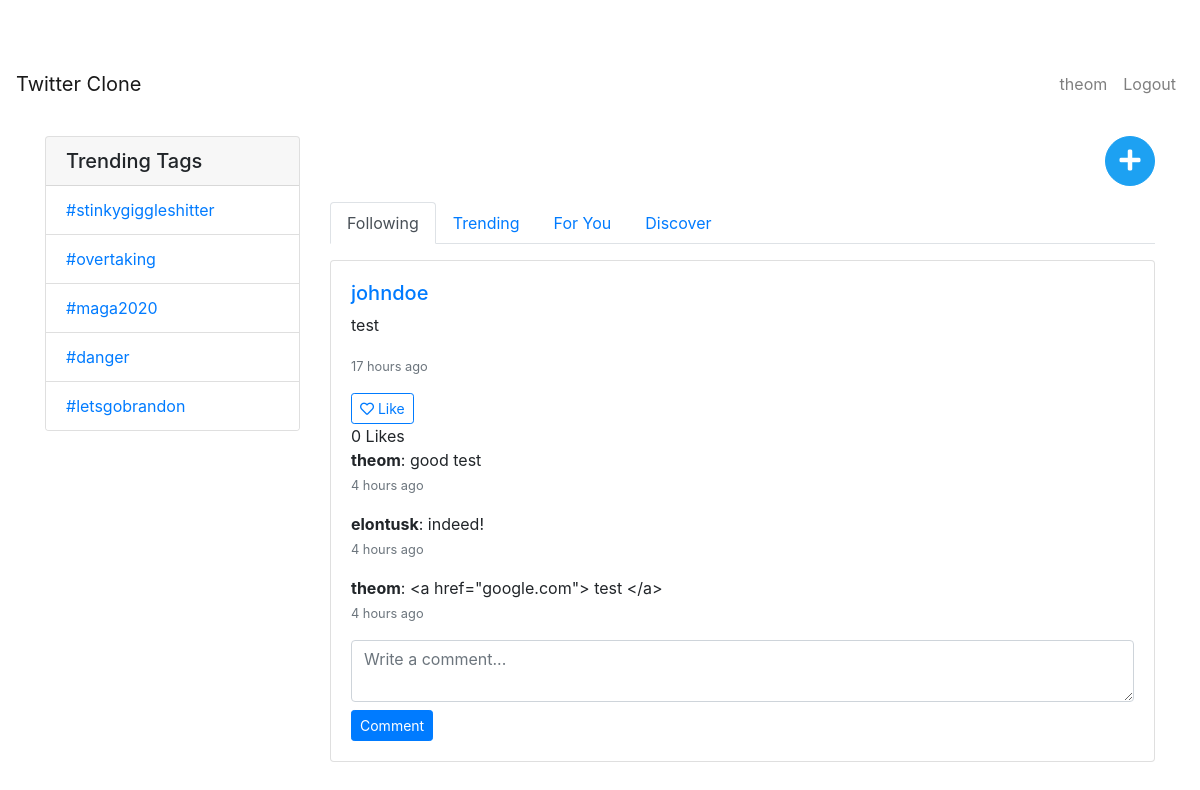
The page / (signed in) on the database its author committed.
### hashtags/models.py (models this page shows, shortened)
class Hashtag(models.Model):
    name = models.CharField(max_length=100, unique=True)

### posts/models.py (models this page shows, shortened)
class Post(models.Model):
    content = models.TextField(max_length=280)
    author = models.ForeignKey(User, on_delete=models.CASCADE, related_name='posts')
    created_at = models.DateTimeField(auto_now_add=True)
    hashtags = models.ManyToManyField(Hashtag, blank=True, related_name='posts')
    likes = models.ManyToManyField(User, blank=True, related_name='liked_posts')
    def total_likes(self):
        return self.likes.count()

### comments/models.py (models this page shows, shortened)
class Comment(models.Model):
    post = models.ForeignKey(
        Post, on_delete=models.CASCADE, related_name='comments'
    )
    author = models.ForeignKey(
        User, on_delete=models.CASCADE, related_name='comments'
    )
    content = models.TextField(max_length=280)
    created_at = models.DateTimeField(auto_now_add=True)
    hashtags = models.ManyToManyField(Hashtag, blank=True, related_name='comments')

### posts/views.py (the view, shortened to what this page needs)
# urls.py: path('', views.home_view, name='home'),
@login_required
def home_view(request):
    if request.method == 'POST':
        form = PostForm(request.POST)
        if form.is_valid():
            new_post = form.save(commit=False)
            new_post.author = request.user
            new_post.save()
            hashtags = extract_hashtags(new_post.content)
            new_post.hashtags.set(hashtags)
            return redirect('home')
    else:
        form = PostForm()
    time_threshold = timezone.now() - timedelta(hours=24)
    following_profiles = request.user.profile.following.all()
    following_posts = Post.objects.filter(author__profile__in=following_profiles)
    all_users = User.objects.exclude(id=request.user.id)
    random_user_ids = all_users.values_list('id', flat=True)
    random_user_ids = list(random_user_ids)
    random.shuffle(random_user_ids)
    random_user_ids = random_user_ids[:10]
    trending_posts = Post.objects.filter(author__id__in=random_user_ids)
    prefetch_fields = [
        'hashtags',
        'comments__author',
        'comments__hashtags',
    ]
    select_fields = ['author']
    following_posts = following_posts.select_related(*select_fields).prefetch_related(*prefetch_fields).order_by('-created_at')
    trending_posts = trending_posts.select_related(*select_fields).prefetch_related(*prefetch_fields).order_by('-created_at')[:20]
    trending_hashtags = (
        Hashtag.objects.annotate(
            recent_post_count=Count('posts', filter=Q(posts__created_at__gte=time_threshold))
        )
        .filter(recent_post_count__gt=0)
        .order_by('-recent_post_count')[:5]
    )
    query = request.GET.get('q', '')
    user_results = []
    post_results = []
    recommended_posts = recommend_posts_hybrid(request.user, 10)
    context = {
        'form': form,
        'following_posts': following_posts,
        'trending_posts': trending_posts,
        'trending_hashtags': trending_hashtags,
        'query': query,
        'user_results': user_results,
        'post_results': post_results,
        "recommended_posts":recommended_posts,
    }
    return render(request, 'home.html', context)

### posts/forms.py (shortened to what this page needs)
class PostForm(forms.ModelForm):
    content = forms.CharField(
        label='',
        widget=forms.Textarea(attrs={
            'rows': 3,
            'placeholder': "What's happening?",
            'class': 'form-control',
        })
    )
    class Meta:
        model = Post
        fields = ['content']

### hashtags/templatetags/hashtags_extras.py (called while the page is built)
@register.filter
def link_hashtags(text):
    text = escape(text)
    def replace(match):
        hashtag = match.group(1)
        url = reverse('hashtags:hashtag_detail', args=[hashtag.lower()])
        link = f'<a href="{url}">#{hashtag}</a>'
        return link
    regex = r'#(\w+)'
    return mark_safe(re.sub(regex, replace, text))

### posts/recommendations.py (called while the page is built)
def recommend_posts_content_based(user, num_recommendations=10):
    liked_tags = Hashtag.objects.filter(posts__likes=user).distinct()
    similar_posts = Post.objects.filter(
        hashtags__in=liked_tags
    ).exclude(
        likes=user
    ).annotate(
        common_tag_count=Count('hashtags')
    ).order_by('-common_tag_count', '-created_at').distinct()[:num_recommendations]
    return similar_posts

def recommend_posts_from_similar_users(user, num_similar_users=50, num_recommendations=10):
    user_liked_posts = Post.objects.filter(likes=user)
    similar_users = User.objects.filter(
        liked_posts__in=user_liked_posts
    ).exclude(
        id=user.id
    ).annotate(
        similarity_score=Count('liked_posts')
    ).order_by('-similarity_score')[:num_similar_users]
    similar_users_posts = Post.objects.filter(
        likes__in=similar_users
    ).exclude(
        likes=user
    ).annotate(
        like_count=Count('likes')
    ).order_by('-like_count', '-created_at').distinct()[:num_recommendations]
    return similar_users_posts

def recommend_posts_hybrid(user, num_recommendations=10):
    content_based_posts = recommend_posts_content_based(user, num_recommendations * 2)
    collaborative_posts = recommend_posts_from_similar_users(user, num_similar_users=50, num_recommendations=num_recommendations * 2)
    combined_posts = (content_based_posts | collaborative_posts).distinct()
    combined_posts = combined_posts.annotate(
        score=Count('likes') + Count('hashtags')
    )
    recommended_posts = combined_posts.order_by('-score', '-likes', '-created_at')[:num_recommendations]
    return recommended_posts

### templates/home.html (shortened to what this page needs)
{% extends 'base.html' %}
{% load static %}
{% load humanize %}
{% load hashtags_extras %}
{% block content %}
<div class="container mt-4">
    <div class="row">
        <aside class="col-md-3 sidebar">
            {% include 'hashtags/partials/trending_tags.html' %}
        </aside>
        <main class="col-md-9">
            <div class="text-right mb-3">
                <button id="new-post-button" class="btn btn-primary btn-circle">
                    <i class="fas fa-plus"></i>
                </button>
            </div>
            <ul class="nav nav-tabs mb-3" id="feedTabs" role="tablist">
                <li class="nav-item">
                    <a class="nav-link {% if not query %}active{% endif %}" id="following-tab" data-toggle="tab" href="#following" role="tab" aria-controls="following" aria-selected="{% if not query %}true{% else %}false{% endif %}">Following</a>
                </li>
                <li class="nav-item">
                    <a class="nav-link" id="trending-tab" data-toggle="tab" href="#trending" role="tab" aria-controls="trending" aria-selected="false">Trending</a>
                </li>
                <li class="nav-item">
                    <a class="nav-link" id="for-you-tab" data-toggle="tab" href="#for-you" role="tab" aria-controls="for-you" aria-selected="false">For You</a>
                </li>
                <li class="nav-item">
                    <a class="nav-link {% if query %}active{% endif %}" id="discover-tab" data-toggle="tab" href="#discover" role="tab" aria-controls="discover" aria-selected="{% if query %}true{% else %}false{% endif %}">Discover</a>
                </li>
            </ul>
            <div class="tab-content" id="feedTabsContent">
                <div class="tab-pane fade {% if not query %}show active{% endif %}" id="following" role="tabpanel" aria-labelledby="following-tab">
                    {% if following_posts %}
                        {% for post in following_posts %}
                            {% include 'posts/partials/post_card.html' with post=post %}
                        {% endfor %}
                    {% else %}
                        <p>No posts to show. Follow some users to see their posts here.</p>
                    {% endif %}
                </div>
            </div>
        </main>
    </div>
</div>
{% endblock %}

### templates/base.html (shortened to what this page needs)
{% load static %}
<!DOCTYPE html>
<html lang="en">
<head>
    <link rel="stylesheet" href="https://stackpath.bootstrapcdn.com/bootstrap/4.5.2/css/bootstrap.min.css">
    <link rel="stylesheet" href="{% static 'css/style.css' %}">
    <link rel="stylesheet" href="https://cdnjs.cloudflare.com/ajax/libs/font-awesome/5.15.1/css/all.min.css">
</head>
<body>
    <nav class="navbar navbar-expand-lg navbar-light">
        <a class="navbar-brand" href="{% url 'home' %}">Twitter Clone</a>
        <ul class="navbar-nav ml-auto">
            {% if user.is_authenticated %}
                <li class="nav-item">
                    <a class="nav-link" href="{% url 'profile' user.username %}">{{ user.username }}</a>
                </li>
                <li class="nav-item">
                    <a class="nav-link" href="{% url 'logout' %}">Logout</a>
                </li>
            {% endif %}
        </ul>
    </nav>
    {% block content %}
    {% endblock %}
</body>
</html>

### hashtags/templates/hashtags/partials/trending_tags.html (shortened to what this page needs)
<div class="card mb-4">
    <div class="card-header">
        <h5 class="mb-0">Trending Tags</h5>
    </div>
    <ul class="list-group list-group-flush">
        {% for hashtag in trending_hashtags %}
            <li class="list-group-item d-flex justify-content-between align-items-center">
                <a href="{% url 'hashtags:hashtag_detail' hashtag.name %}">#{{ hashtag.name }}</a>
            </li>
        {% empty %}
            <li class="list-group-item">
                No trending hashtags in the last 24 hours.
            </li>
        {% endfor %}
    </ul>
</div>

### posts/templates/posts/partials/post_card.html
<div class="card mb-3">
    <div class="card-body">
        {% include 'posts/partials/post_content.html' %}
        <div class="d-flex justify-content-between align-items-center">
            <div id="like-button-{{ post.id }}">
                {% include 'posts/partials/like_button.html' %}
            </div>
        </div>
        {% include 'comments/partials/comment_section.html' %}
        {% include 'comments/partials/comment_box.html' %}
    </div>
</div>

### posts/templates/posts/partials/post_content.html
{% load humanize %}
{% load hashtags_extras %}
<h5>
    <a href="{% url 'profile' post.author.username %}">
        {{ post.author.username }}
    </a>
</h5>
<p>{{ post.content|link_hashtags|safe }}</p>
<p class="text-muted">
    <small>{{ post.created_at|naturaltime }}</small>
</p>

### posts/templates/posts/partials/like_button.html (shortened to what this page needs)
{% if user.is_authenticated %}
    <form id="like-form-{{ post.id }}" hx-post="{% url 'like_post' post.id %}" hx-target="#like-button-{{ post.id }}" hx-swap="innerHTML">
        <button type="submit" class="btn btn-sm {% if user in post.likes.all %}btn-outline-danger{% else %}btn-outline-primary{% endif %}">
            {% if user in post.likes.all %}
                <i class="fas fa-heart"></i> Unlike
            {% else %}
                <i class="far fa-heart"></i> Like
            {% endif %}
        </button>
    </form>
{% else %}
    <p><a href="{% url 'login' %}">Login</a> to like this post.</p>
{% endif %}
<span>{{ post.total_likes }} {{ post.total_likes|pluralize:"Like,Likes" }}</span>

### comments/templates/comments/partials/comment_section.html
{% load humanize %}
{% load hashtags_extras %}
<div class="comments">
    {% if post.comments.exists %}
        {% for comment in post.comments.all %}
            <div class="comment mb-2">
                <strong>{{ comment.author.username }}</strong>: {{ comment.content|link_hashtags }}
                <p class="text-muted">
                    <small>{{ comment.created_at|naturaltime }}</small>
                </p>
            </div>
        {% endfor %}
    {% else %}
        <p>No comments yet.</p>
    {% endif %}
</div>

### comments/templates/comments/partials/comment_box.html (shortened to what this page needs)
{% if user.is_authenticated %}
    <form method="post" action="{% url 'comments:add_comment' post.id %}">
        <div class="form-group mb-2">
            <textarea name="content" rows="2" class="form-control"
                      placeholder="Write a comment..."></textarea>
        </div>
        <button type="submit" class="btn btn-sm btn-primary">
            Comment
        </button>
    </form>
{% else %}
    <p>Please <a href="{% url 'login' %}">login</a> to comment.</p>
{% endif %}

### static/css/style.css (style rules this page uses)
.card { width: 100%; }
@media (min-width: 768px) { .sidebar { position: sticky; top: 80px; height: calc(100vh - 80px); overflow-y: auto; padding-bottom: 1rem; } }
main { position: relative; }
body { padding-top: 56px; }
.container { margin-top: 20px; }
.btn-circle { width: 50px; height: 50px; border-radius: 50%; padding: 6px 0; font-size: 24px; text-align: center; line-height: 1.428571429; }
.btn-primary.btn-circle { background-color: #1da1f2; border-color: #1da1f2; color: #fff; }

### rows shown on the page
Hashtag: name "stinkygiggleshitter"
Hashtag: name "overtaking"
Hashtag: name "maga2020"
Hashtag: name "danger"
Hashtag: name "letsgobrandon"
Post: author.username "johndoe", content|link_hashtags "test", created_at "17 hours ago", shows "Like", total_likes "0"
Comment: author.username "theom", content|link_hashtags "good test", created_at "4 hours ago"
Comment: author.username "elontusk", content|link_hashtags "indeed!", created_at "4 hours ago"
Comment: author.username "theom", content|link_hashtags "<a href=\"google.com\"> test </a>", created_at "4 hours ago"

### other values the page prints
{{ user.username }} "theom"
